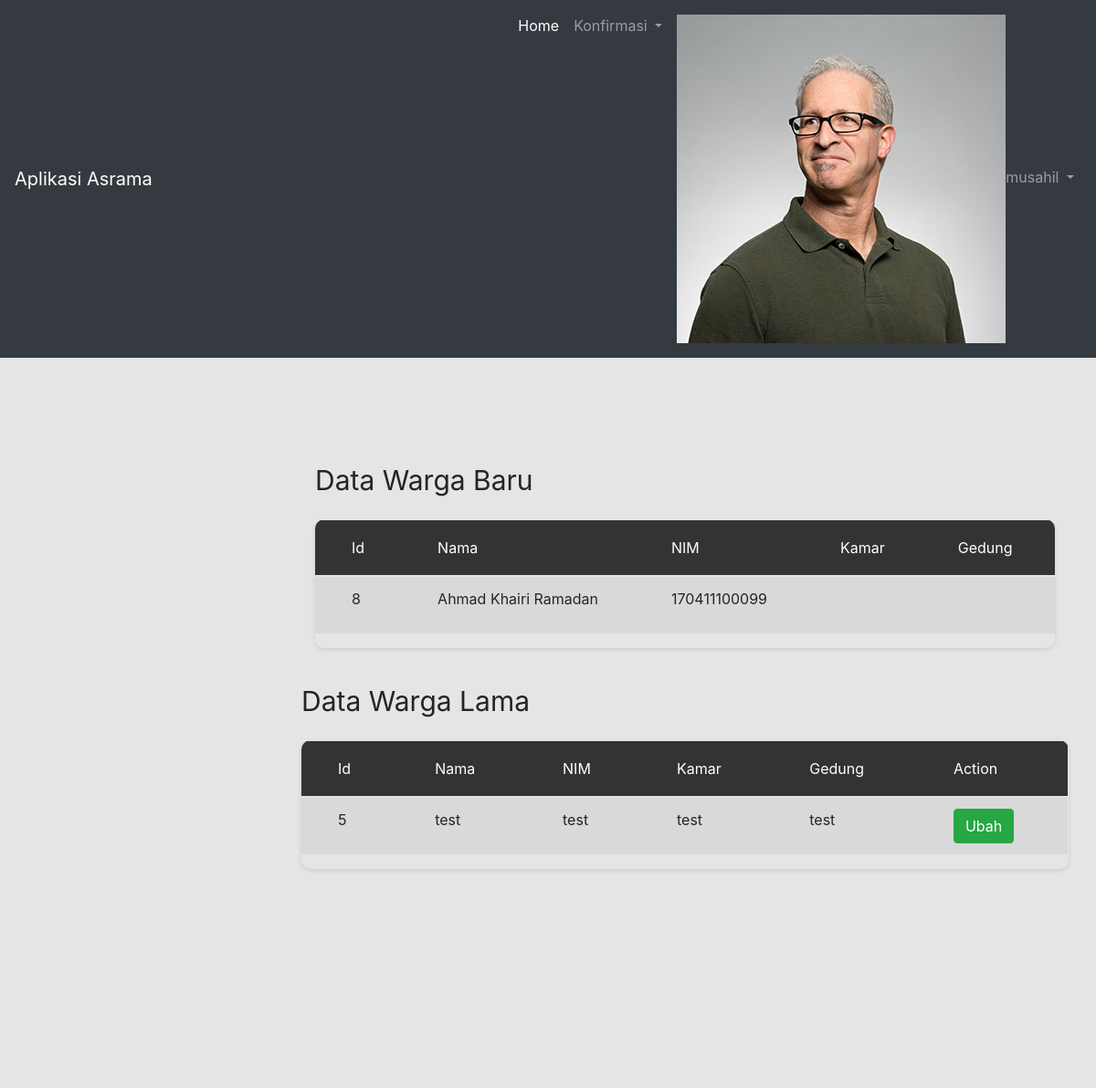
The app's page /index.php/musahil/kamar (signed in) with its own data.
### tables this page shows
CREATE TABLE `musahil` (
  `id_musahil` int(11) NOT NULL,
  `nama_musahil` varchar(50) NOT NULL,
  `kamar_musahil` int(11) NOT NULL,
  `gedung_musahil` varchar(11) NOT NULL,
  `nowa_musahil` varchar(30) NOT NULL,
  `user_musahil` varchar(30) NOT NULL
);

CREATE TABLE `wargaasrama` (
  `id_warga` int(11) NOT NULL,
  `id_musahil` int(20) DEFAULT NULL,
  `nama_warga` varchar(50) NOT NULL,
  `nim_warga` varchar(20) NOT NULL,
  `prodi_warga` varchar(50) NOT NULL,
  `id_jk` int(11) NOT NULL,
  `alamat` varchar(50) NOT NULL,
  `tgllahir` varchar(30) NOT NULL,
  `kamar` varchar(10) DEFAULT NULL,
  `gedung` varchar(10) DEFAULT NULL,
  `user_warga` varchar(30) NOT NULL,
  `nowa_warga` varchar(20) NOT NULL,
  `foto` varchar(30) NOT NULL
);

### application/controllers/musahil.php (called while the page is built, shortened)
<?php
class musahil extends CI_Controller {
	public function __construct(){
		$this->load->model("model_musahil");
	}
	public function kamar(){
		$this->load->view('user/musahil/kamar');
	}
}

### index.php (called while the page is built, shortened)
<?php
require_once BASEPATH.'core/CodeIgniter.php';

### application/views/user/musahil/kamar.php (the view, shortened to what this page needs)
<?php
	$this->load->view('Temp/musahil/header');
    $warga=$this->db->get('wargaasrama')->result();
?>
<div class="page-container">
    <div class="main-content">
        <div class="section__content section__content--p30">
            <div class="container-fluid">
				<div class="row">
                    <div class="col-lg-12">
                        <h2 class="title-1 m-b-25">Data Warga Baru</h2>
                        <div class="table-responsive table--no-card m-b-40">
                            <?php
                            $row=0;
                            foreach ($warga as $key) {
                                if($key->kamar=="" || $key->gedung==""){
                                    $row+=1;
                                }
                            }
                            if ($row>0){ ?>
                            <table class="table table-borderless table-striped table-earning">
                                <thead>
                                    <?php
                                        echo "<tr>";
                                            echo "<th> Id </th>";
                                            echo "<th> Nama </th>";
                                            echo "<th> NIM </th>";
                                            echo "<th> Kamar </th>";
                                            echo "<th> Gedung </th>";
                                            echo "<th> Action </th>";
                                        echo "</tr>";
                                    ?>
                                </thead>
                                <tbody>
                                    <?php
                                    foreach ($warga as $row) {
                                        if($row->kamar=="" && $row->gedung==""){
                                            echo "<tr>";
                                                echo "<td> $row->id_warga</td>";
                                                echo "<td> $row->nama_warga</td>";
                                                echo "<td> $row->nim_warga</td>";
                                                echo "<td> $row->kamar</td>";
                                                echo "<td> $row->gedung</td>";?>
                                                <td>
                                                </td>
                                            <?php
                                            echo "</tr>";
                                        }
                                    }
                                    ?>
                                </tbody>
                            </table>
                            <?php }else{
                            echo "<h4>tidak ada data</h4>";
                            }
                            ?>
                            </div>
                        </div>
                    </div>
                </div>
                <div class="row">
                    <div class="col-lg-12">
                        <h2 class="title-1 m-b-25">Data Warga Lama</h2>
                        <div class="table-responsive table--no-card m-b-40">
                            <?php
                            $row=0;
                            foreach ($warga as $key) {
                                if($key->kamar!="" || $key->gedung!=""){
                                    $row+=1;
                                }
                            }
                            if ($row>0){ ?>
                            <table class="table table-borderless table-striped table-earning">
                                <thead>
                                    <?php
                                        echo "<tr>";
                                            echo "<th> id </th>";
                                            echo "<th> Nama </th>";
                                            echo "<th> NIM </th>";
                                            echo "<th> Kamar </th>";
                                            echo "<th> Gedung </th>";
                                            echo "<th> Action </th>";
                                        echo "</tr>";
                                    ?>
                                </thead>
                                <tbody>
                                    <?php
                                    foreach ($warga as $row) {
                                        if($row->kamar!="" || $row->gedung!=""){
                                            echo "<tr>";
                                                echo "<td> $row->id_warga</td>";
                                                echo "<td> $row->nama_warga</td>";
                                                echo "<td> $row->nim_warga</td>";
                                                echo "<td> $row->kamar</td>";
                                                echo "<td> $row->gedung</td>";?>
                                                <td>
                                                    <button type="button" class="btn btn-success ukbtn" onclick>Ubah</button>
                                                </td>
                                            <?php
                                            echo "</tr>";
                                        }
                                    }
                                    ?>
                                </tbody>
                            </table>
                        <?php }else{
                            echo "<h4>tidak ada data</h4>";
                        }
                        ?>
                            </div>
                        </div>
                    </div>
                </div>
            </div>
        </div>
</body>
</html>

### application/views/Temp/musahil/header.php (shortened to what this page needs)
<?php
  $username=$_SESSION['user'];
  $data=$this->db->get_where('musahil',["user_musahil" => $username])->row();
?>
<!DOCTYPE html>
<html>
<head>
  <link rel="stylesheet" type="text/css" href="<?= base_url(); ?>css/style.css">
  <link rel="stylesheet" href="https://maxcdn.bootstrapcdn.com/bootstrap/4.0.0/css/bootstrap.min.css">
</head>
<body>
<nav class="navbar navbar-expand-md navbar-dark bg-dark">
  <a class="navbar-brand" href="#">Aplikasi Asrama</a>
  <div class="collapse navbar-collapse" id="navbarSupportedContent">
    <ul class="navbar-nav ml-auto">
      <li class="nav-item active">
        <a class="nav-link" href="<?php echo site_url('musahil')?>">Home</a>
      </li>
      <li class="nav-item dropdown">
        <a class="nav-link dropdown-toggle" href="#" id="navbarDropdown" role="button" data-toggle="dropdown">
          Konfirmasi
        </a>
      </li>
      <li class="nav-item dropdown notifications-menu">
        <a class="nav-link dropdown-toggle" href="" id="navbarDropdown" role="button" data-toggle="dropdown">
            <img  src="<?php echo base_url('img/');?>profil.jpg" class="profil"><?php echo $data->user_musahil; ?>
        </a>
      </li>
    </ul>
  </div>
</nav>

### records on screen
musahil: user_musahil "musahil"
wargaasrama: id_warga "8", nama_warga "Ahmad Khairi Ramadan", nim_warga "170411100099"
wargaasrama: id_warga "5", nama_warga "test", nim_warga "test", kamar "test", gedung "test"
